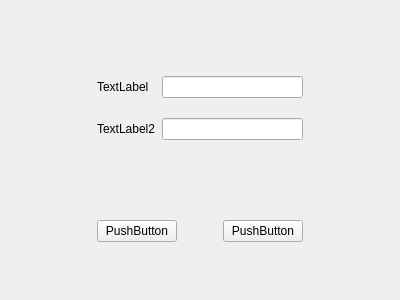
<?xml version="1.0" encoding="UTF-8"?>
<ui version="4.0">
 <class>TestMainWindow</class>
 <widget class="QWidget" name="TestMainWindow">
  <property name="geometry">
   <rect>
    <x>0</x>
    <y>0</y>
    <width>400</width>
    <height>300</height>
   </rect>
  </property>
  <property name="minimumSize">
   <size>
    <width>400</width>
    <height>300</height>
   </size>
  </property>
  <property name="maximumSize">
   <size>
    <width>400</width>
    <height>300</height>
   </size>
  </property>
  <property name="windowTitle">
   <string>TestMainWindow</string>
  </property>
  <layout class="QGridLayout" name="gridLayout_3">
   <item row="1" column="1">
    <widget class="QWidget" name="widget" native="true">
     <layout class="QGridLayout" name="gridLayout">
      <item row="0" column="0">
       <widget class="QLabel" name="label">
        <property name="text">
         <string>TextLabel</string>
        </property>
       </widget>
      </item>
      <item row="0" column="1">
       <widget class="QLineEdit" name="lineEdit"/>
      </item>
      <item row="1" column="0">
       <widget class="QLabel" name="label_2">
        <property name="text">
         <string>TextLabel2</string>
        </property>
       </widget>
      </item>
      <item row="1" column="1">
       <widget class="QLineEdit" name="lineEdit_2">
        <property name="echoMode">
         <enum>QLineEdit::Password</enum>
        </property>
       </widget>
      </item>
     </layout>
    </widget>
   </item>
   <item row="2" column="1">
    <widget class="QWidget" name="widget_2" native="true">
     <layout class="QGridLayout" name="gridLayout_2">
      <item row="0" column="2">
       <widget class="QPushButton" name="pushButton_2">
        <property name="text">
         <string>PushButton</string>
        </property>
       </widget>
      </item>
      <item row="0" column="0">
       <widget class="QPushButton" name="pushButton">
        <property name="text">
         <string>PushButton</string>
        </property>
       </widget>
      </item>
      <item row="0" column="1">
       <spacer name="horizontalSpacer_3">
        <property name="orientation">
         <enum>Qt::Horizontal</enum>
        </property>
        <property name="sizeType">
         <enum>QSizePolicy::Fixed</enum>
        </property>
        <property name="sizeHint" stdset="0">
         <size>
          <width>40</width>
          <height>20</height>
         </size>
        </property>
       </spacer>
      </item>
     </layout>
    </widget>
   </item>
   <item row="2" column="0">
    <spacer name="horizontalSpacer">
     <property name="orientation">
      <enum>Qt::Horizontal</enum>
     </property>
     <property name="sizeHint" stdset="0">
      <size>
       <width>40</width>
       <height>20</height>
      </size>
     </property>
    </spacer>
   </item>
   <item row="2" column="2">
    <spacer name="horizontalSpacer_2">
     <property name="orientation">
      <enum>Qt::Horizontal</enum>
     </property>
     <property name="sizeHint" stdset="0">
      <size>
       <width>40</width>
       <height>20</height>
      </size>
     </property>
    </spacer>
   </item>
   <item row="0" column="1">
    <spacer name="verticalSpacer">
     <property name="orientation">
      <enum>Qt::Vertical</enum>
     </property>
     <property name="sizeType">
      <enum>QSizePolicy::Fixed</enum>
     </property>
     <property name="sizeHint" stdset="0">
      <size>
       <width>20</width>
       <height>40</height>
      </size>
     </property>
    </spacer>
   </item>
  </layout>
 </widget>
 <layoutdefault spacing="6" margin="11"/>
 <resources/>
 <connections/>
</ui>
